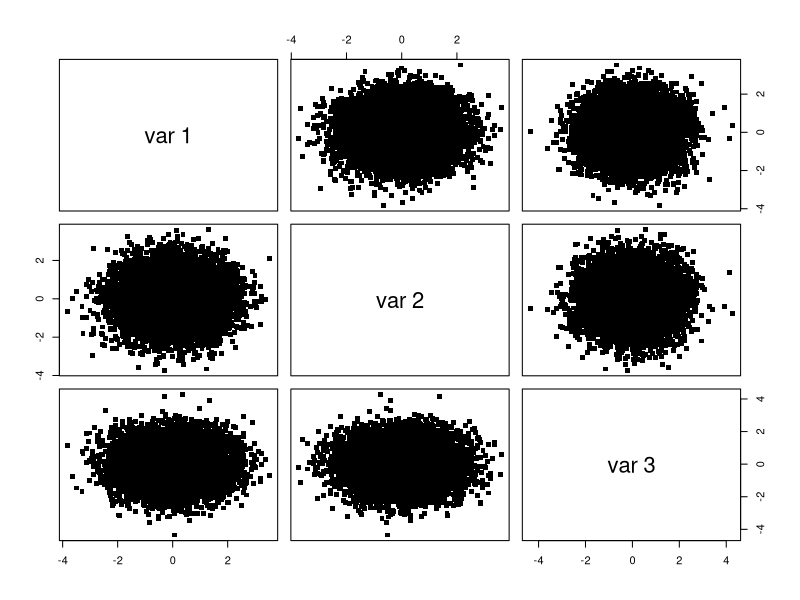

Recreate this plot in R.
# Note que o R entende variaveis por colunas e 
# as amostras por linha. Entao e' necessario
# transpor a matriz de dados
p       <- 3                      # numero de variaveis
n       <- 10000                  # tamanho da amostra
X       <- matrix(rnorm(p*n),p,n) # definindo X
#pdf(file="dispersao_pairs.pdf")
#par(mfrow=c(1,1),lwd=2.0,cex.lab=1.5,cex.axis=1.5,
#    lab=c(10,5,5),mar=c(0,1,0,2.5),xpd=T,cex.main=2.0)
pairs(t(X),pch=15)
#dev.off()

apply(X,1,"mean")  # vetor (linhas) de medias
var(t(X))          # matriz de covariancias
cor(t(X))          # matriz de correlacoes

